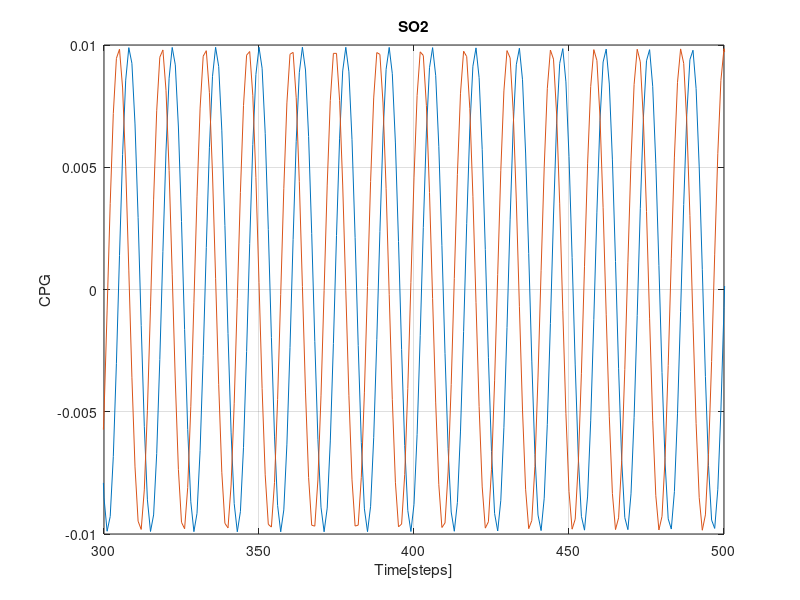
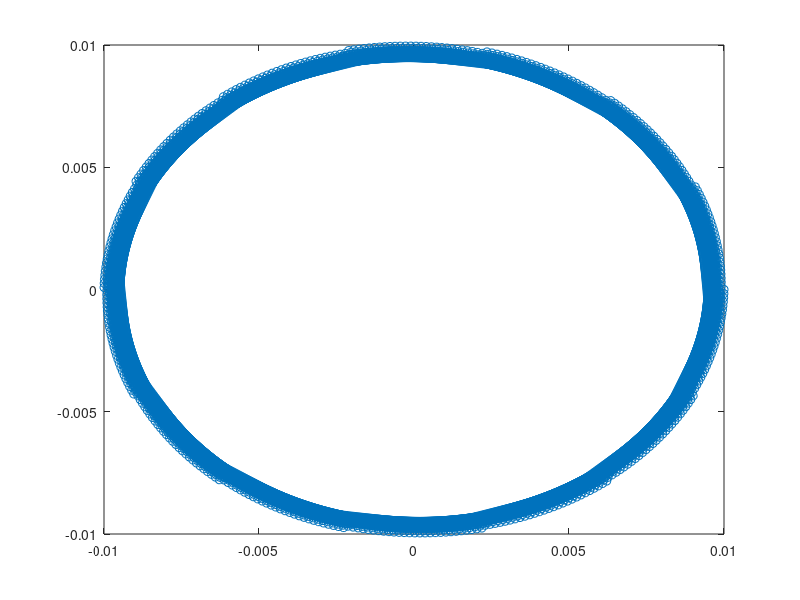

Here is the MATLAB script that generated these plots, in order:
%% Neural Control Oscillator
% SO2

%% Clear
clc;
clear all;
close all;

%% Define value
% CPG weight
alpha = 1;%1.011;
phi = 0.45;%pi/12;%pi/12; %f = phi/(2*pi)
w11 = alpha*cos(phi);
w12 = alpha*sin(phi);
w21 = -alpha*sin(phi);
w22 = alpha*cos(phi);
% initial setup
t = 2000;
time = 1:t;
count = 0;
H = [0.01;0];
for i=1:length(time)-1

% % === Dynamical System ===
% a1 = w11*o1+w12*o2;
% a2 = w22*o2+w21*o1;
% o1 = tanh(a1);
% o2 = tanh(a2);
% % ========== End ==========

% === Dynamical System ===
H = [H [tanh(w11*H(1,i)+w12*H(2,i));...
        tanh(w22*H(2,i)+w21*H(1,i))]];                   
% ========== End ==========

end

%CPG Plot
figure
plot(time,H(1,:),'-');
hold on
plot(time,H(2,:));
xlim([300 500]);
grid on;
xlabel("Time[steps]")
ylabel("CPG")
title("SO2")
figure,plot(H(1,:),H(2,:),'-o')

